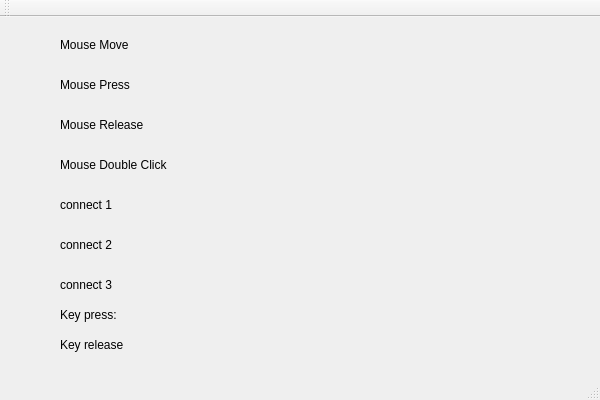
<?xml version="1.0" encoding="UTF-8"?>
<ui version="4.0">
 <class>CLIENTClass</class>
 <widget class="QMainWindow" name="CLIENTClass">
  <property name="geometry">
   <rect>
    <x>0</x>
    <y>0</y>
    <width>600</width>
    <height>400</height>
   </rect>
  </property>
  <property name="windowTitle">
   <string>CLIENT</string>
  </property>
  <widget class="QWidget" name="centralWidget">
   <widget class="QLabel" name="label_move">
    <property name="geometry">
     <rect>
      <x>60</x>
      <y>20</y>
      <width>311</width>
      <height>16</height>
     </rect>
    </property>
    <property name="text">
     <string>Mouse Move</string>
    </property>
   </widget>
   <widget class="QLabel" name="label_press">
    <property name="geometry">
     <rect>
      <x>60</x>
      <y>60</y>
      <width>281</width>
      <height>16</height>
     </rect>
    </property>
    <property name="text">
     <string>Mouse Press</string>
    </property>
   </widget>
   <widget class="QLabel" name="label_release">
    <property name="geometry">
     <rect>
      <x>60</x>
      <y>100</y>
      <width>291</width>
      <height>16</height>
     </rect>
    </property>
    <property name="text">
     <string>Mouse Release</string>
    </property>
   </widget>
   <widget class="QLabel" name="label_double_click">
    <property name="geometry">
     <rect>
      <x>60</x>
      <y>140</y>
      <width>271</width>
      <height>16</height>
     </rect>
    </property>
    <property name="text">
     <string>Mouse Double Click</string>
    </property>
   </widget>
   <widget class="QLabel" name="label_c1">
    <property name="geometry">
     <rect>
      <x>60</x>
      <y>180</y>
      <width>311</width>
      <height>16</height>
     </rect>
    </property>
    <property name="text">
     <string>connect 1</string>
    </property>
   </widget>
   <widget class="QLabel" name="label_c2">
    <property name="geometry">
     <rect>
      <x>60</x>
      <y>220</y>
      <width>311</width>
      <height>16</height>
     </rect>
    </property>
    <property name="text">
     <string>connect 2</string>
    </property>
   </widget>
   <widget class="QLabel" name="label_c3">
    <property name="geometry">
     <rect>
      <x>60</x>
      <y>260</y>
      <width>321</width>
      <height>16</height>
     </rect>
    </property>
    <property name="text">
     <string>connect 3</string>
    </property>
   </widget>
   <widget class="QLabel" name="key_press">
    <property name="geometry">
     <rect>
      <x>60</x>
      <y>290</y>
      <width>161</width>
      <height>16</height>
     </rect>
    </property>
    <property name="text">
     <string>Key press:</string>
    </property>
   </widget>
   <widget class="QLabel" name="key_release">
    <property name="geometry">
     <rect>
      <x>60</x>
      <y>320</y>
      <width>301</width>
      <height>16</height>
     </rect>
    </property>
    <property name="text">
     <string>Key release</string>
    </property>
   </widget>
  </widget>
  <widget class="QMenuBar" name="menuBar">
   <property name="geometry">
    <rect>
     <x>0</x>
     <y>0</y>
     <width>600</width>
     <height>22</height>
    </rect>
   </property>
  </widget>
  <widget class="QToolBar" name="mainToolBar">
   <attribute name="toolBarArea">
    <enum>TopToolBarArea</enum>
   </attribute>
   <attribute name="toolBarBreak">
    <bool>false</bool>
   </attribute>
  </widget>
  <widget class="QStatusBar" name="statusBar"/>
 </widget>
 <layoutdefault spacing="6" margin="11"/>
 <resources>
  <include location="CLIENT.qrc"/>
 </resources>
 <connections/>
</ui>
